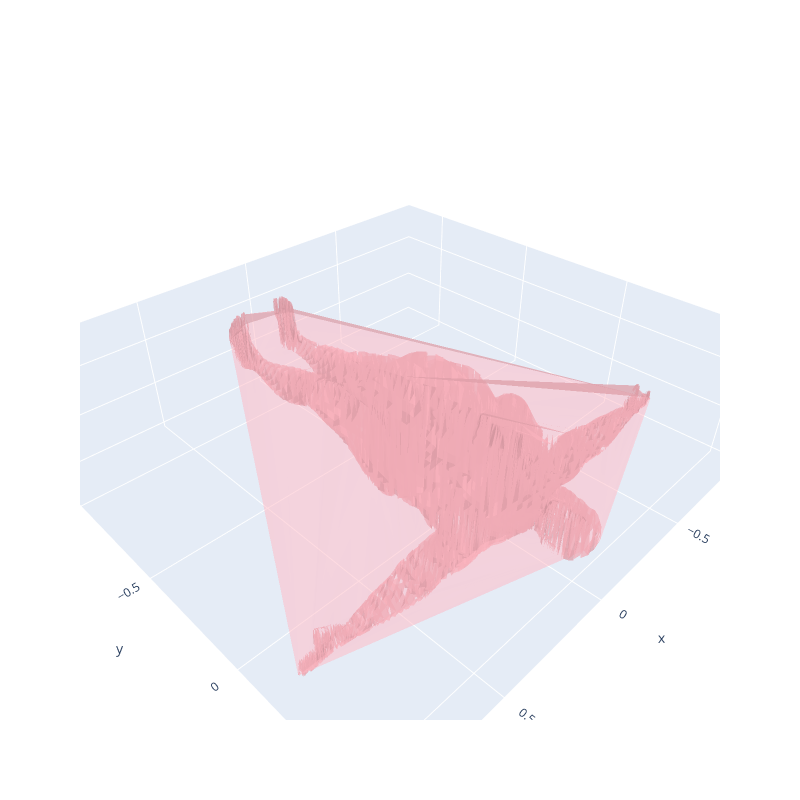

Notebook code cell kept with this figure:
### Code cell
import plotly.graph_objects as go
import numpy as np

fig = go.Figure(data=[go.Mesh3d(x=shaped[:,0], y=shaped[:,1], z=shaped[:,2], color='lightpink', opacity=0.50)])
fig.update_layout(
    autosize=False,
    width=800,
    height=800,)
fig.show()

### Figure 1 — Plotly figure (JSON) as saved in the notebook; plotly's stock layout.template omitted (floating-point values rounded to 4 significant figures; data arrays with more than 128 entries replaced by an {"elided": "..."} marker saying what was removed)
{"data": [{"color": "lightpink", "opacity": 0.5, "type": "mesh3d", "x": {"elided": "6890 float values"}, "y": {"elided": "6890 float values"}, "z": {"elided": "6890 float values"}}], "layout": {"autosize": false, "height": 800, "scene": {"aspectmode": "auto", "aspectratio": {"x": 1.53, "y": 1.431, "z": 0.4569}}, "width": 800}}
